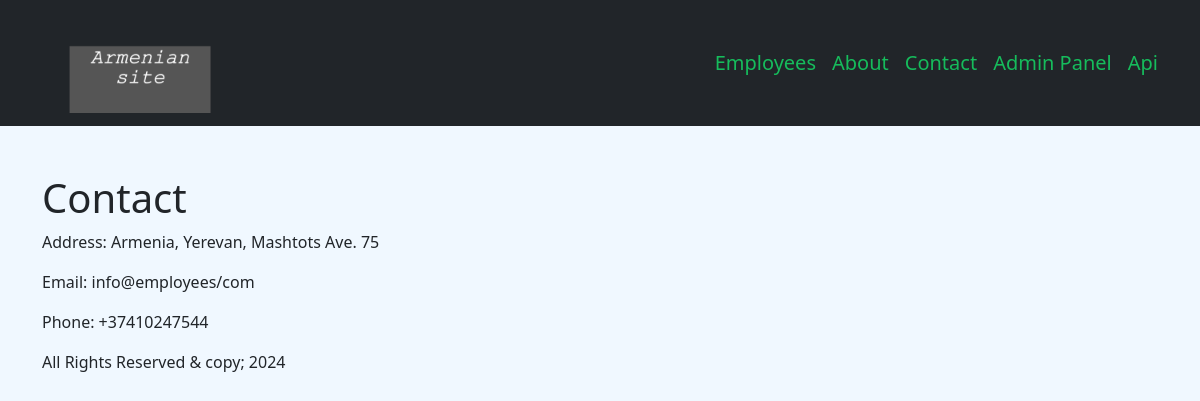
Page /contact/ on the committed database.
### employees/models.py (models this page shows, shortened)
class Contact(models.Model):
    address = models.CharField(max_length=255)
    email = models.CharField(max_length=255)
    phone = models.CharField(max_length=255)
    class Meta:
        verbose_name = "contact"
        verbose_name_plural = "contacts"

### employees/views.py (the view)
# urls.py: path('contact/', views.contact, name="contact"),
def contact(request):
    contact_text = Contact.objects.all()
    return render(request, "contact.html", { "contact_text": contact_text })

### employees/templates/contact.html (shortened to what this page needs)
{% extends "base.html" %}
{% block contact_template %}
<div class="mt-5">
  <h1>Contact</h1>
        <div>
          {% for contact in contact_text %}
          <p>Address: {{ contact.address }}</p>
          <p>Email: {{ contact.email }}</p>
          <p>Phone: {{ contact.phone }}</p>
           {% endfor %}
        </div>
    </div>
{% endblock %}

### static/css/styles.css (style rules this page uses)
body { background-color: aliceblue; }

### rows in the picture
Contact: address "Armenia, Yerevan, Mashtots Ave. 75", email "info@employees/com", phone "+37410247544"
